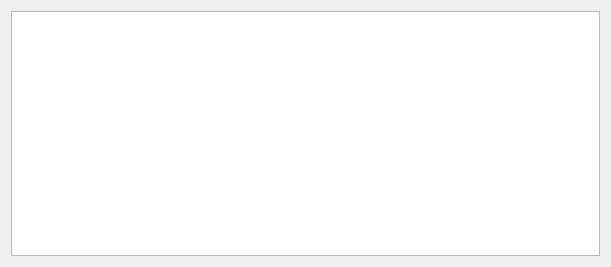
<?xml version="1.0" encoding="UTF-8"?>
<ui version="4.0">
 <class>SetupTabReordering</class>
 <widget class="QWidget" name="SetupTabReordering">
  <property name="geometry">
   <rect>
    <x>0</x>
    <y>0</y>
    <width>611</width>
    <height>267</height>
   </rect>
  </property>
  <property name="windowTitle">
   <string>Reordering</string>
  </property>
  <layout class="QVBoxLayout" name="verticalLayout">
   <item>
    <widget class="QTableView" name="tableViewOperations">
     <property name="sizePolicy">
      <sizepolicy hsizetype="Expanding" vsizetype="MinimumExpanding">
       <horstretch>0</horstretch>
       <verstretch>0</verstretch>
      </sizepolicy>
     </property>
     <property name="contextMenuPolicy">
      <enum>Qt::CustomContextMenu</enum>
     </property>
     <property name="alternatingRowColors">
      <bool>true</bool>
     </property>
     <attribute name="horizontalHeaderMinimumSectionSize">
      <number>10</number>
     </attribute>
     <attribute name="verticalHeaderMinimumSectionSize">
      <number>10</number>
     </attribute>
    </widget>
   </item>
  </layout>
 </widget>
 <resources/>
 <connections/>
</ui>
